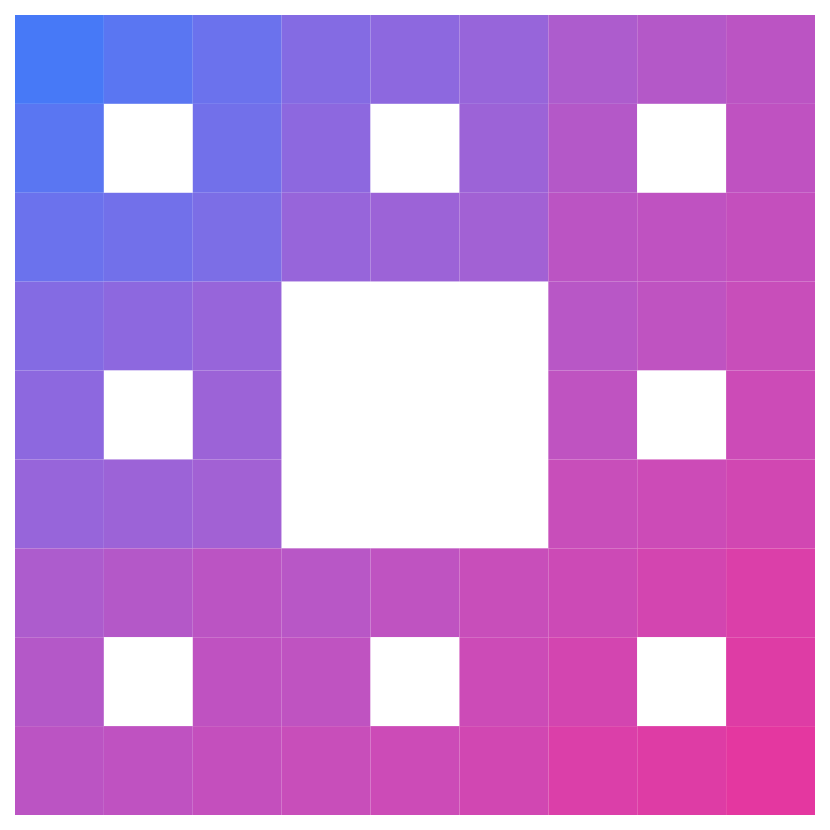
Frame 1 (no input)
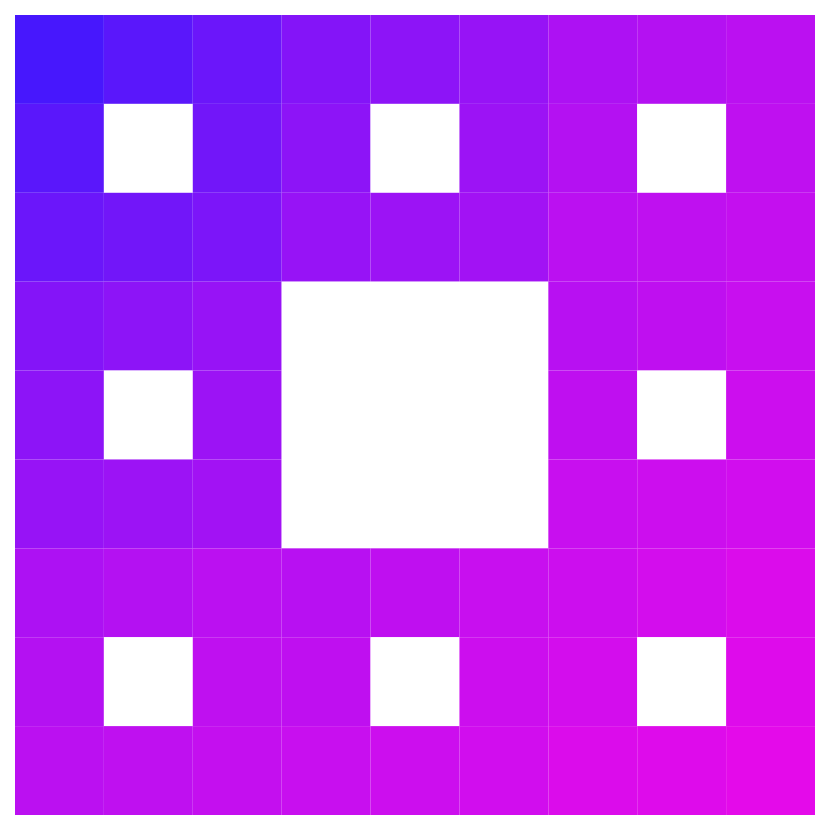
Frame 60 (the mouse pressed at the canvas centre just before this capture)
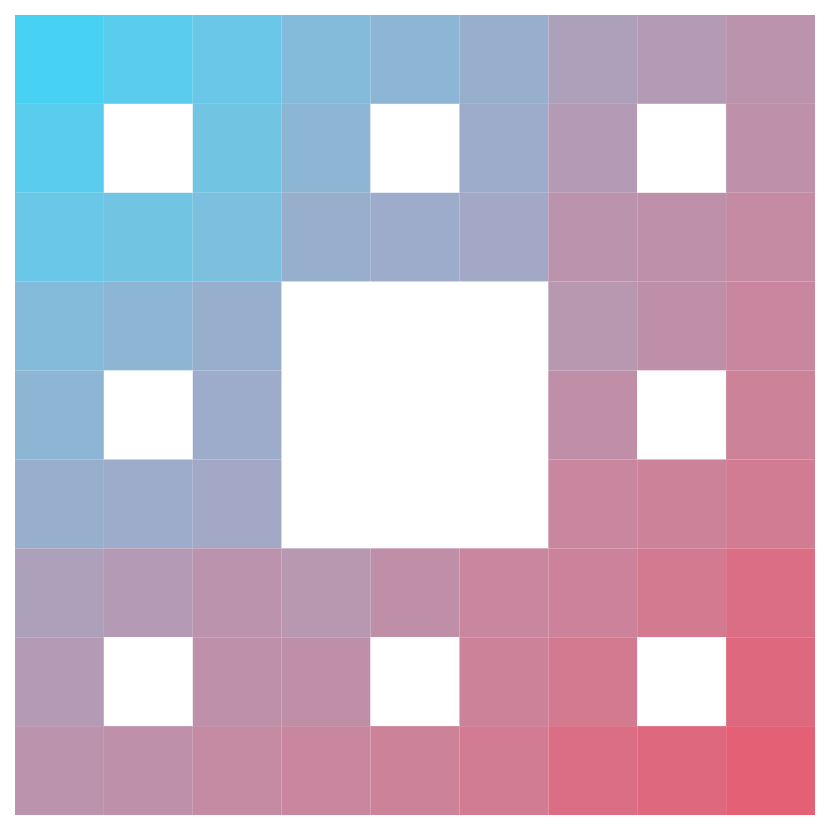
Frame 120 (the mouse held since frame 60 and released just before this capture)

The Processing sketch that drew these frames (run headless with seeded random() and noise(); from frame 60 on, the mouse is pressed at the canvas centre):

// Processing sketch: pattern5
// ── pattern5.pde

/*
  Author Aaron Ma
  date last edited: Dec 7 2018
  Assignment 2 Pattern 5
*/
void setup() {
  size(830, 830);
  noStroke();
}
//current level of the fractal
int cl;
//the next time a key press will be registered register
long nextKey;
//the current phase used to change color;
float phase;
long now;
void draw() {
  background(255);  
  //if a key is pressed and the cooldown on the key is over
  if (keyPressed && nextKey < System.currentTimeMillis()) {
    nextKey = System.currentTimeMillis() + 100;
    cl++;
  }
  cl %= 5;
  //if current fractal layer is zero
  if (cl == 0) {
    //inc phase
   
    //inc layer
    cl = 1;
  }
  //make sure phase is between 0 and 360 or one full period of the sine function
  phase %= 360;
  col[]col = new col[2];
  //just a smooth oscelator
  int k = (int)(127*sin(radians(phase)) + 127);
  col[0] = new col(255,0,255 - k,255);
  col[1] = new col(0,k,255,255);
  //render the fractal
  fractal(0, cl, 15, 15,  815, 815, col);
  
  //increment the phase based on the elapsed time
  phase += 0.1* (System.currentTimeMillis() - now);
  now = System.currentTimeMillis();
}

//renders a fractal recursively with a gradient 
//dimension of ln(8)/ln(3)
void fractal(int cl, int ml, float sx, float sy, float ex, float ey, col[]col) {
  col[][]grad = grad(col, 5);
  if (cl <= ml) {
    float delta = (ex - sx)/3f;
    for (int i = 0; i < 3; i++) {
      for (int j = 0; j < 3; j++) {
        //top left corner of current fractal
        float xval = (i)*delta + sx;
        float yval = (j)*delta + sy;
        // if the current square is the centre
        if (!((i == 1) && (j== 1))) {

          //minimize rect() calls for performence reasons
          if (cl == ml || cl == 1) {
            fill(grad[i+1][j+1].encode());
            rect(xval, yval, delta, delta);
          }
          //gradation of the next fractal call
          col[]cl1 = new col[2];
          cl1[0] = grad[i+1][j+1];
          cl1[1] = grad[i][j];
          //render the next fractal level
          fractal(cl+1, ml, xval, yval, xval+delta, yval+delta, cl1);
        } else {
          
          //if the current square is the centre 
          //fill it in with white
          fill(255);
          rect(xval, yval, delta, delta);
        }
      }
    }
  }
}

//utility method to make my life easier
double sqr(double k) {
  return k*k;
}

//returns a linear gradient between col[0][0] and col[1][1] based on euclidean distance 
public col[][]grad(col[]col, int w) {

  //make a new gradient
  col[][]a = new col[w][w];
  for (int i = 0; i < w; i++) {
    for (int j = 0; j < w; j++) {
      double dx, dy;

      dx = i/(float)w;
      dy = j/(float)w;
      //strength of d2 to d1
      float d1 = sqrt((float)((sqr(dx) + sqr(dy))));
      a[i][j] = col[0].mix(col[1], 1-d1);
    }
  }
  return a;
}
class col {
  int r, g, b, a;
  //constructor
  public col(int c) {
    b = c &255; //blue channel
    g = (c >> 8) &255; //green channel
    r = (c >> 16) &255; //red channel
    a = (c >>  24) & 255; //alpha channel
  }
  // constructor 
  public col(int r, int g, int b, int a) {
    this.r = r;
    this.g = g;
    this.b = b;
    this.a = a;
  }
  //encode the color
  public int encode() {
    int c = 0;
    c += r<<16; //left shift by 16 for red channel
    c += g<<8; //left shift by 8 for green channel
    c += b;  //blue channel 
    c+= a << 24; //set alpha channel to 255
    return c;
  }
  public col mix(col cl, float ratio) {
    //blend the two alpha channels
    int alpha = (int)(((1-ratio) * a + ratio*cl.a)*255);

    return new col(blendChannel(r, cl.r, ratio), blendChannel(g, cl.g, ratio), blendChannel(b, cl.b, ratio), alpha);
  }

  //blend 2 color channel
  private int blendChannel(int a, int b, float ratio) {
    //blend two color channels
    float a1, b1;
    //channels as a fraction of 255
    a1 = a/255f;
    b1 = b/255f;
    //square root of the squares of fractions
    float res = (float)Math.sqrt((1-ratio)*a1*a1 + ratio*b1*b1);
    //multiply by 255 and cast to integer to get a proper color channel
    return (int)(res * 255) ;
  }
}
